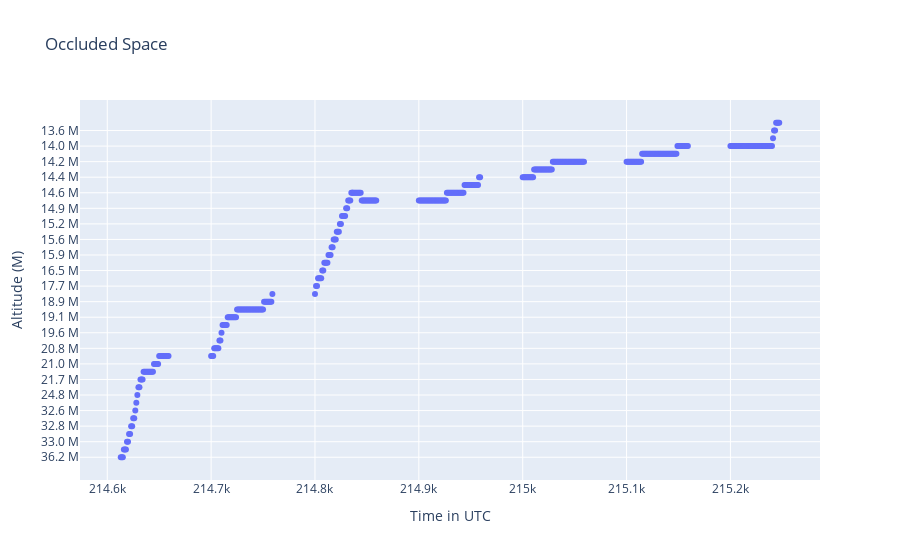

Write notebook code for a chart like this one.
### Code cell
# Scatter plot of altitude vs time

fig_1 = px.scatter(gps_df_oc, x="UTC", y="Altitude",labels={"Altitude": "Altitude (M)", "UTC": "Time in UTC"}, title="Occluded Space")
fig_1.show()

### Figure 1 — Plotly figure (JSON) as saved in the notebook; plotly's stock layout.template omitted (floating-point values rounded to 4 significant figures; data arrays with more than 128 entries replaced by an {"elided": "..."} marker saying what was removed)
{"data": [{"hovertemplate": "Time in UTC=%{x}<br>Altitude (M)=%{y}<extra></extra>", "legendgroup": "", "marker": {"color": "#636efa", "symbol": "circle"}, "mode": "markers", "name": "", "orientation": "h", "showlegend": false, "type": "scatter", "x": {"elided": "396 int values"}, "xaxis": "x", "y": {"elided": "396 str values"}, "yaxis": "y"}], "layout": {"legend": {"tracegroupgap": 0}, "title": {"text": "Occluded Space"}, "xaxis": {"anchor": "y", "domain": [0, 1], "title": {"text": "Time in UTC"}}, "yaxis": {"anchor": "x", "domain": [0, 1], "title": {"text": "Altitude (M)"}}}}
